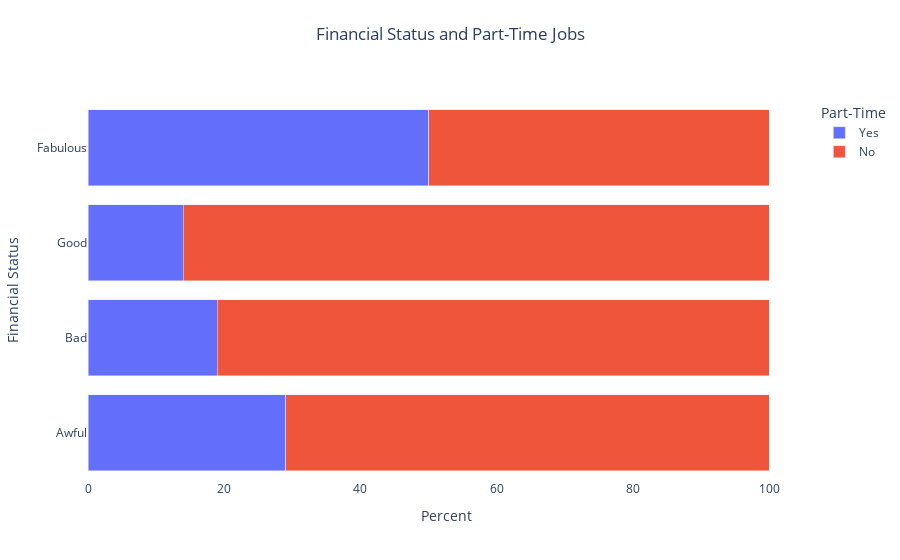

Notebook code for this chart:
### Code cell
# Creating a grouped bar chart
fig_job_financial = px.bar(job_financial_count,  x='percentage', y='financial_status',
                           color='job_pt',
                           title="Financial Status and Part-Time Jobs",
                           labels={'percentage': 'Percent',
                                   'job_pt': 'Job',
                                   'financial_status': 'Finances'},
                           barmode='stack')

# Ordering Categories
finance_jobs_order = ['Awful', 'Bad','Good', 'Fabulous']

# Update layout and labels
fig_job_financial.update_layout(xaxis_title='Percent',
                                yaxis_title='Financial Status',
                                legend_title='Part-Time',
                                paper_bgcolor='rgba(0,0,0,0)',
                                plot_bgcolor='rgba(0,0,0,0)',
                                title={'y':0.95,
                                       'x':0.5,
                                       'xanchor': 'center',
                                       'yanchor': 'top'},
                                yaxis=dict(categoryorder='array',    
                                           categoryarray=finance_jobs_order))
fig_job_financial.show()

# Saving figure as html
fig_job_financial.write_html('../dashboard/plotly_html/q4_job_financial.html')

### Figure 1 — Plotly figure (JSON) as saved in the notebook; plotly's stock layout.template omitted (floating-point values rounded to 4 significant figures)
{"data": [{"alignmentgroup": "True", "hovertemplate": "Job=Yes<br>Percent=%{x}<br>Finances=%{y}<extra></extra>", "legendgroup": "Yes", "marker": {"color": "#636efa", "pattern": {"shape": ""}}, "name": "Yes", "offsetgroup": "Yes", "orientation": "h", "showlegend": true, "textposition": "auto", "type": "bar", "x": [50, 14, 19, 29], "xaxis": "x", "y": ["Fabulous", "Good", "Bad", "Awful"], "yaxis": "y"}, {"alignmentgroup": "True", "hovertemplate": "Job=No<br>Percent=%{x}<br>Finances=%{y}<extra></extra>", "legendgroup": "No", "marker": {"color": "#EF553B", "pattern": {"shape": ""}}, "name": "No", "offsetgroup": "No", "orientation": "h", "showlegend": true, "textposition": "auto", "type": "bar", "x": [50, 86, 81, 71], "xaxis": "x", "y": ["Fabulous", "Good", "Bad", "Awful"], "yaxis": "y"}], "layout": {"barmode": "stack", "legend": {"title": {"text": "Part-Time"}, "tracegroupgap": 0}, "paper_bgcolor": "rgba(0,0,0,0)", "plot_bgcolor": "rgba(0,0,0,0)", "title": {"text": "Financial Status and Part-Time Jobs", "x": 0.5, "xanchor": "center", "y": 0.95, "yanchor": "top"}, "xaxis": {"anchor": "y", "domain": [0, 1], "title": {"text": "Percent"}}, "yaxis": {"anchor": "x", "categoryarray": ["Awful", "Bad", "Good", "Fabulous"], "categoryorder": "array", "domain": [0, 1], "title": {"text": "Financial Status"}}}}
